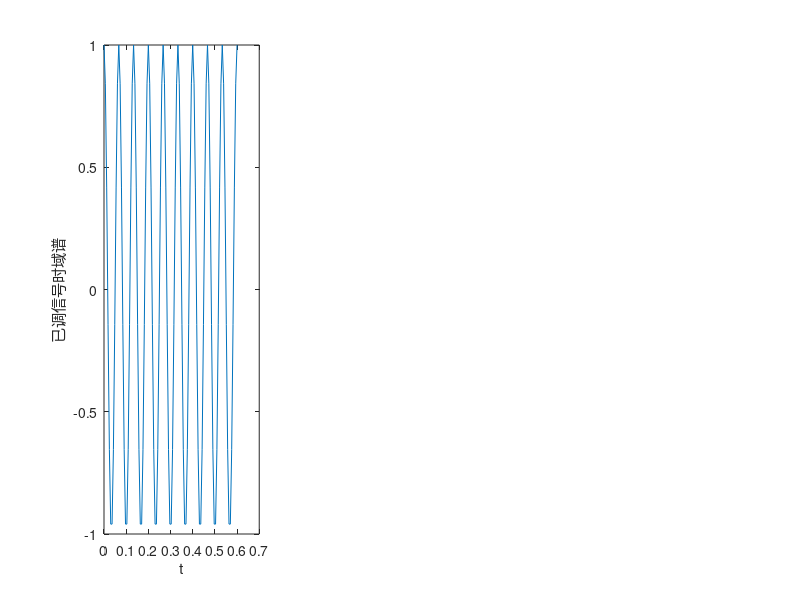

The MATLAB script that drew this image: (Note: this script raises an error after producing the figure.)
clear;

N = 100;
t = linspace(0,0.6,N);
y = cos(300*pi*t);

subplot(131);
plot(t,y) ;
xlabel("t");
ylabel("已调信号时域谱");

[f,Y] = T2F(t,y);

subplot(132);
plot(f,abs(Y)) ;
xlabel("f");
ylabel("已调信号频域谱");

dt = t(2)-t(1);
fs = 1/dt;
Y1 = BPF(Y,fs , 100, 200, 1);

subplot(133);
plot(f,abs(Y1)) ;
xlabel("f");
ylabel("已调信号频域谱");
